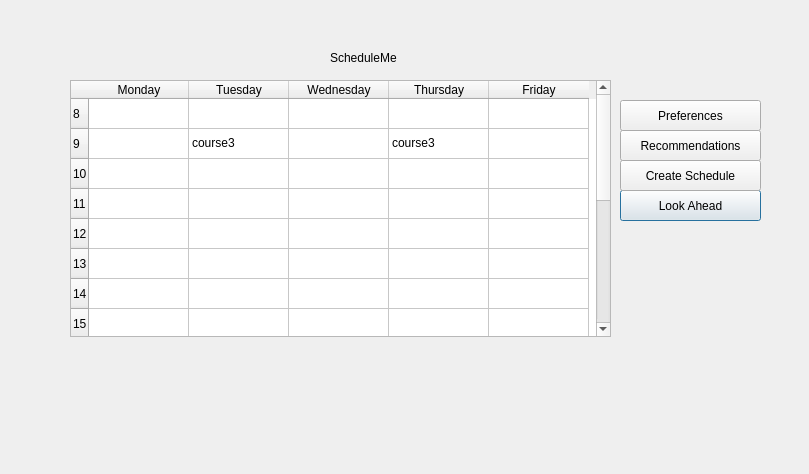
<?xml version="1.0" encoding="UTF-8"?>
<ui version="4.0">
 <class>Dialog</class>
 <widget class="QDialog" name="Dialog">
  <property name="geometry">
   <rect>
    <x>0</x>
    <y>0</y>
    <width>809</width>
    <height>474</height>
   </rect>
  </property>
  <property name="windowTitle">
   <string>Dialog</string>
  </property>
  <widget class="QTableWidget" name="schedule_tbl">
   <property name="geometry">
    <rect>
     <x>70</x>
     <y>80</y>
     <width>541</width>
     <height>257</height>
    </rect>
   </property>
   <row>
    <property name="text">
     <string>8</string>
    </property>
   </row>
   <row>
    <property name="text">
     <string>9</string>
    </property>
   </row>
   <row>
    <property name="text">
     <string>10</string>
    </property>
   </row>
   <row>
    <property name="text">
     <string>11</string>
    </property>
   </row>
   <row>
    <property name="text">
     <string>12</string>
    </property>
   </row>
   <row>
    <property name="text">
     <string>13</string>
    </property>
   </row>
   <row>
    <property name="text">
     <string>14</string>
    </property>
   </row>
   <row>
    <property name="text">
     <string>15</string>
    </property>
   </row>
   <row>
    <property name="text">
     <string>16</string>
    </property>
   </row>
   <row>
    <property name="text">
     <string>17</string>
    </property>
   </row>
   <row>
    <property name="text">
     <string>18</string>
    </property>
   </row>
   <row>
    <property name="text">
     <string>19</string>
    </property>
   </row>
   <row>
    <property name="text">
     <string>20</string>
    </property>
   </row>
   <row>
    <property name="text">
     <string>21</string>
    </property>
   </row>
   <row>
    <property name="text">
     <string>22</string>
    </property>
   </row>
   <column>
    <property name="text">
     <string>Monday</string>
    </property>
   </column>
   <column>
    <property name="text">
     <string>Tuesday</string>
    </property>
   </column>
   <column>
    <property name="text">
     <string>Wednesday</string>
    </property>
   </column>
   <column>
    <property name="text">
     <string>Thursday</string>
    </property>
   </column>
   <column>
    <property name="text">
     <string>Friday</string>
    </property>
   </column>
   <item row="0" column="0">
    <property name="text">
     <string/>
    </property>
   </item>
   <item row="0" column="2">
    <property name="text">
     <string/>
    </property>
   </item>
   <item row="1" column="1">
    <property name="text">
     <string>course3</string>
    </property>
   </item>
   <item row="1" column="3">
    <property name="text">
     <string>course3</string>
    </property>
   </item>
  </widget>
  <widget class="QPushButton" name="look_ahead_btn">
   <property name="geometry">
    <rect>
     <x>620</x>
     <y>190</y>
     <width>141</width>
     <height>31</height>
    </rect>
   </property>
   <property name="text">
    <string>Look Ahead</string>
   </property>
  </widget>
  <widget class="QPushButton" name="create_schedule_btn">
   <property name="geometry">
    <rect>
     <x>620</x>
     <y>160</y>
     <width>141</width>
     <height>31</height>
    </rect>
   </property>
   <property name="text">
    <string>Create Schedule</string>
   </property>
  </widget>
  <widget class="QLabel" name="schedule_me_lbl">
   <property name="geometry">
    <rect>
     <x>330</x>
     <y>50</y>
     <width>81</width>
     <height>16</height>
    </rect>
   </property>
   <property name="text">
    <string>ScheduleMe</string>
   </property>
  </widget>
  <widget class="QPushButton" name="recommendations_btn">
   <property name="geometry">
    <rect>
     <x>620</x>
     <y>130</y>
     <width>141</width>
     <height>31</height>
    </rect>
   </property>
   <property name="text">
    <string>Recommendations</string>
   </property>
  </widget>
  <widget class="QPushButton" name="preferences_btn">
   <property name="geometry">
    <rect>
     <x>620</x>
     <y>100</y>
     <width>141</width>
     <height>31</height>
    </rect>
   </property>
   <property name="text">
    <string>Preferences</string>
   </property>
  </widget>
 </widget>
 <layoutdefault spacing="6" margin="11"/>
 <resources/>
 <connections/>
</ui>
